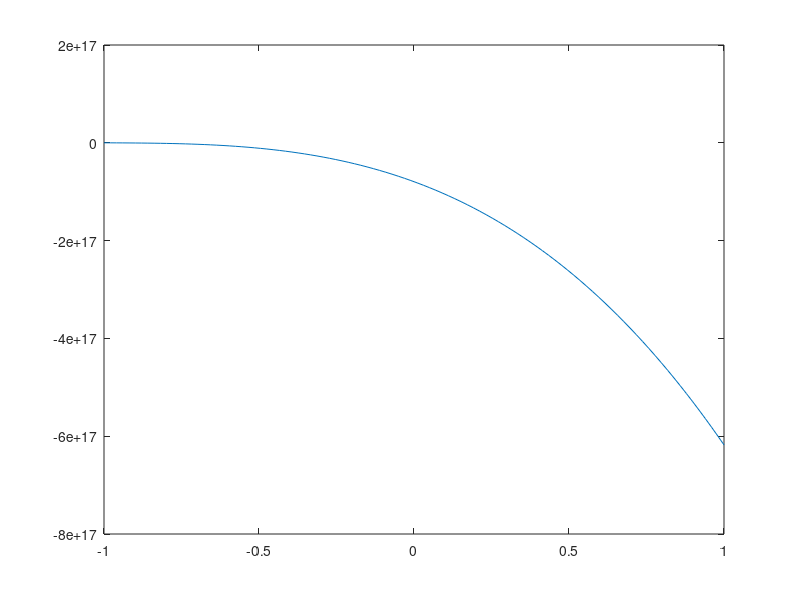
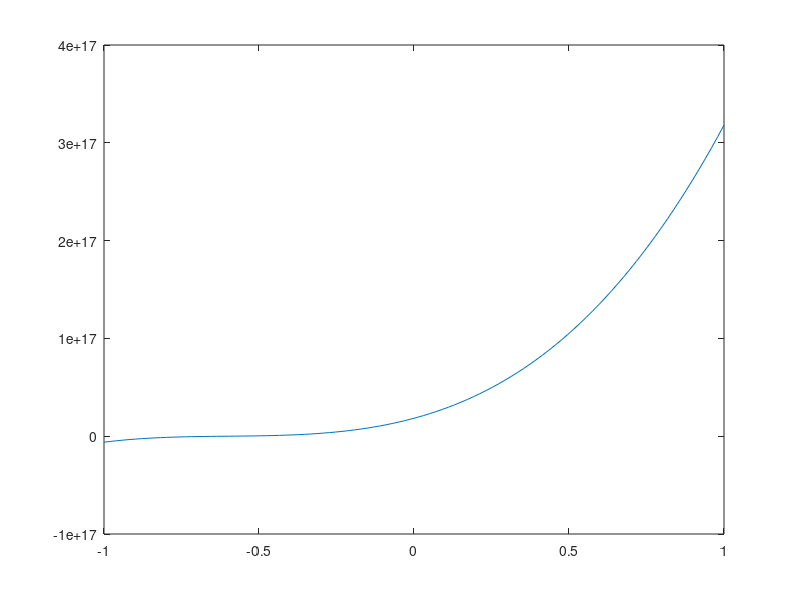
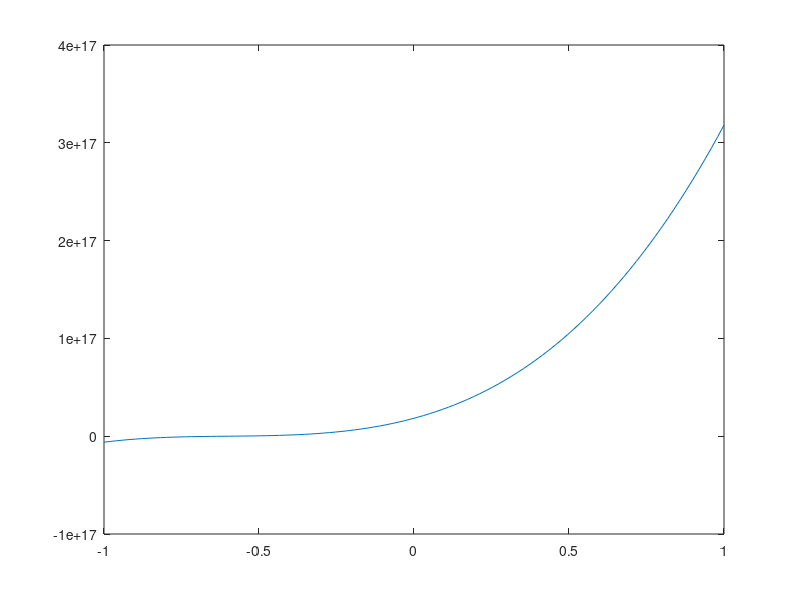
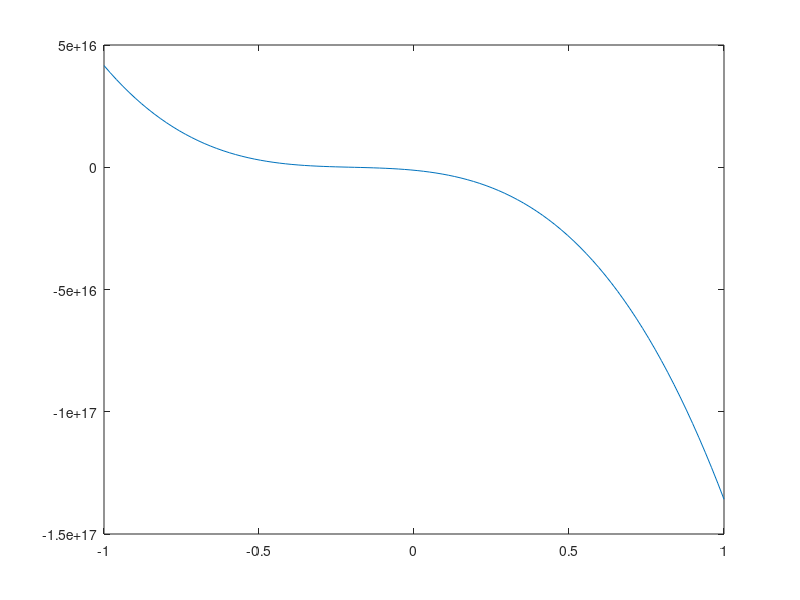

Reproduce these figures in MATLAB, in order. (Note: this script raises an error after producing the figures.)


clear all
clc

x0=[-1:0.2:1];
y0=[0.0385,0.0588,0.1,0.2,0.5,1,0.5,0.2,0.1,0.0588,0.0385];
x=linspace(-1,1);
n=11;

A=zeros(9,9);
B=zeros(9,1);

for i=1:9;
  for j=1:9;
    if i==j
      A(i,j)=((x0(i+2)-x0(i+1))-(x0(i+1)-x0(i)))/3;
    elseif i==j-1
      A(i,j)=(x0(i+1)-x0(i))/6;
    elseif i==j+1
      A(i,j)=(x0(i+2)-x0(i+1))/6
    endif
  endfor
endfor

for i=1:9;
  B(i,1)=((y0(i+2)-y0(i+1))/(x0(i+2)-x0(i+1)))-((y0(i+1)-y0(i))/(x0(i+1)-x0(i)))
  endfor;

G=A\B;

for i=1:n;
  if i==1;
    y=(G(i)/6)*((((x-x0(i)).^3)/(x0(i+1)-x0(i)))+(x-x0(i))*(x0(i+1)-x0(i)))+y0(i)*((x0(i+1)-x)/(x0(i+1)-x0(i)))+y0(i+1)*((x-x0(i))/(x0(i+1)-x0(i)));
  elseif i>=2&&i<=n-1;
    y=(G(i-1)/6)*((((x0(i+1)-x).^3)/(x0(i+1)-x0(i)))+(x0(i+1)-x)*(x0(i+1)-x0(i)))+(G(i)/6)*((((x-x0(i)).^3)/(x0(i+1)-x0(i)))+(x-x0(i))*(x0(i+1)-x0(i)))+y0(i)*((x0(i+1)-x)/(x0(i+1)-x0(i)))+y0(i+1)*((x-x0(i))/(x0(i+1)-x0(i)));
  elseif i==n;
    y=(G(i-1)/6)*((((x0(i+1)-x)^3)/(x0(i+1)-x0(i)))+(x0(i+1)-x)*(x0(i+1)-x0(i)))+y0(i)*((x0(i+1)-x)/(x0(i+1)-x0(i)))+y0(i+1)*((x-x0(i))/(x0(i+1)-x0(i)));
  endif;  
  figure(i);
  plot(x,y);
endfor;